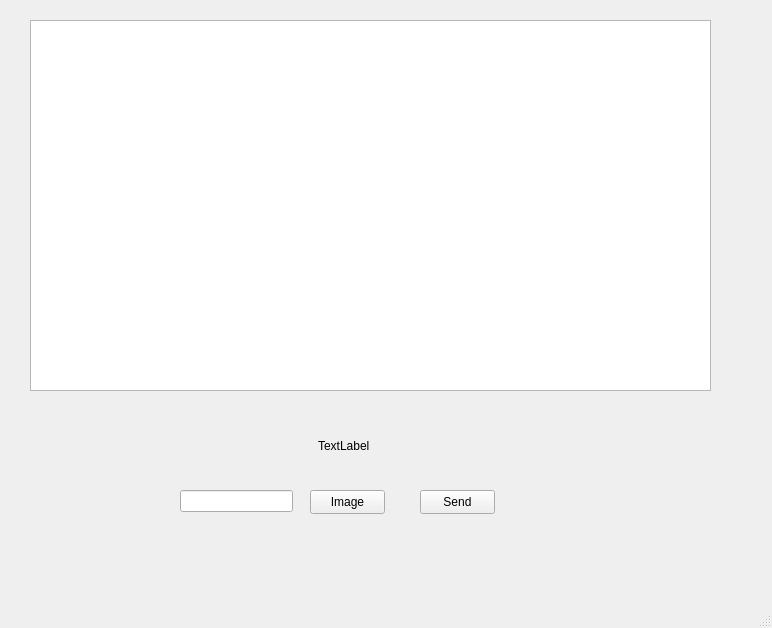
<?xml version="1.0" encoding="UTF-8"?>
<ui version="4.0">
 <class>ChatWindow</class>
 <widget class="QMainWindow" name="ChatWindow">
  <property name="geometry">
   <rect>
    <x>0</x>
    <y>0</y>
    <width>772</width>
    <height>628</height>
   </rect>
  </property>
  <property name="windowTitle">
   <string>ChatWindow</string>
  </property>
  <widget class="QWidget" name="centralwidget">
   <widget class="QLineEdit" name="txt_message">
    <property name="geometry">
     <rect>
      <x>180</x>
      <y>490</y>
      <width>113</width>
      <height>22</height>
     </rect>
    </property>
   </widget>
   <widget class="QPushButton" name="btnSend">
    <property name="geometry">
     <rect>
      <x>420</x>
      <y>490</y>
      <width>75</width>
      <height>24</height>
     </rect>
    </property>
    <property name="text">
     <string>Send</string>
    </property>
   </widget>
   <widget class="QListWidget" name="messages">
    <property name="geometry">
     <rect>
      <x>30</x>
      <y>20</y>
      <width>681</width>
      <height>371</height>
     </rect>
    </property>
   </widget>
   <widget class="QPushButton" name="btnSelectImage">
    <property name="geometry">
     <rect>
      <x>310</x>
      <y>490</y>
      <width>75</width>
      <height>24</height>
     </rect>
    </property>
    <property name="text">
     <string>Image</string>
    </property>
   </widget>
   <widget class="QLabel" name="imagePreviewLabel">
    <property name="geometry">
     <rect>
      <x>318</x>
      <y>425</y>
      <width>81</width>
      <height>41</height>
     </rect>
    </property>
    <property name="text">
     <string>TextLabel</string>
    </property>
   </widget>
  </widget>
  <widget class="QMenuBar" name="menubar">
   <property name="geometry">
    <rect>
     <x>0</x>
     <y>0</y>
     <width>772</width>
     <height>33</height>
    </rect>
   </property>
  </widget>
  <widget class="QStatusBar" name="statusbar"/>
 </widget>
 <resources/>
 <connections/>
</ui>
